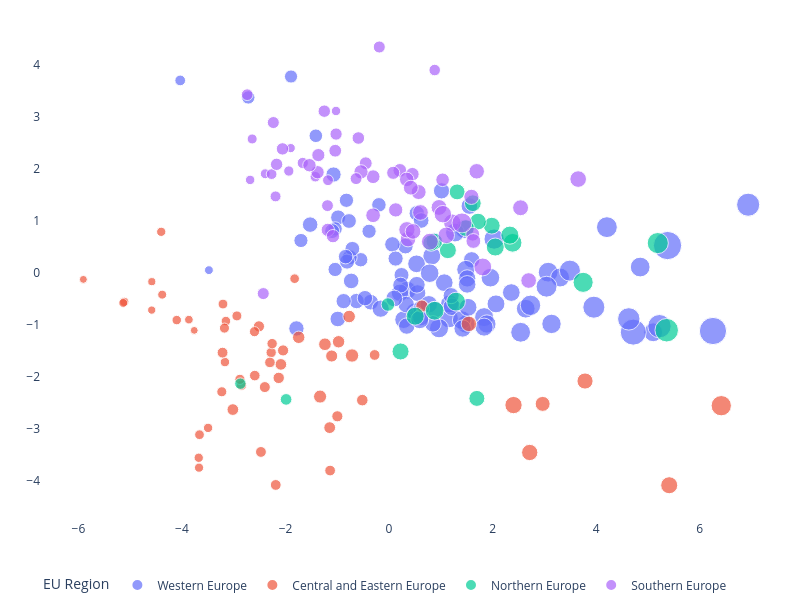

The cell this chart's notebook holds for it:
### Code cell
# Principal Component Analysis
pca = PCA(n_components = 2, random_state=0)
components = pca.fit_transform(X)
total_var = pca.explained_variance_ratio_.sum() * 100

df_pca = df.join(pd.DataFrame(components, index = df.index,
                           columns = ['pc_1', 'pc_2']))
df_pca.reset_index(inplace = True)

fig = px.scatter(df_pca, x = 'pc_1', y = 'pc_2', color=df_pca['EU Region'],
                 width = 800, height = 600, size = 'GDP per Capita',
                 hover_data = ['region_name', 'GDP per Capita'])

fig.update_layout(  margin={"r":1,"t":15,"l":1,"b":1},
                    plot_bgcolor = '#FFFFFF',
                    legend = dict(orientation = 'h', yanchor = 'top'),
                    yaxis_title='', xaxis_title='',
                    title = "")

hovertemplate = '%{customdata[0]}' 
fig.update_traces(hovertemplate=hovertemplate)
fig.show()

### Figure 1 — Plotly figure (JSON) as saved in the notebook; plotly's stock layout.template omitted (floating-point values rounded to 4 significant figures; data arrays with more than 128 entries replaced by an {"elided": "..."} marker saying what was removed)
{"data": [{"customdata": {"elided": "99x2 mixed values"}, "hovertemplate": "%{customdata[0]}", "legendgroup": "Western Europe", "marker": {"color": "#636efa", "size": [82300.0, 60400.0, 41300.0, 48200.0, 55700.0, 51300.0, 68200.0, 31300.0, 37500.0, 31700.0, 34800.0, 67300.0, 54100.0, 45900.0, 53500.0, 74700.0, 49900.0, 54200.0, 47900.0, 55500.0, 50800.0, 48100.0, 54700.0, 37500.0, 58000.0, 84200.0, 64100.0, 43400.0, 46800.0, 37400.0, 55900.0, 48300.0, 36500.0, 45700.0, 50700.0, 51600.0, 41700.0, 46500.0, 42900.0, 41900.0, 38600.0, 47300.0, 41800.0, 39900.0, 35500.0, 42400.0, 36400.0, 41500.0, 36400.0, 47500.0, 104200.0, 114200.0, 66800.0, 34800.0, 34700.0, 31200.0, 33900.0, 35000.0, 32600.0, 30700.0, 37900.0, 37000.0, 30500.0, 36700.0, 35400.0, 36800.0, 31500.0, 34500.0, 32400.0, 37600.0, 33600.0, 42400.0, 40500.0, 36000.0, 27500.0, 28500.0, 17700.0, 26700.0, 12000.0, 123000.0, 53900.0, 43200.0, 41600.0, 50300.0, 49400.0, 46300.0, 77300.0, 50100.0, 60600.0, 49000.0, 37500.0, 43300.0, 60200.0, 49700.0, 48300.0, 53200.0, 63400.0, 55200.0, 54700.0], "sizemode": "area", "sizeref": 307.5, "symbol": "circle"}, "mode": "markers", "name": "Western Europe", "orientation": "v", "showlegend": true, "type": "scatter", "x": [6.936, 3.074, 1.596, 2.362, 3.303, 1.484, 3.493, -1.041, 0.3161, -0.5468, 0.2408, 3.042, 2.64, 1.51, 1.958, 3.956, 0.3512, 1.158, 0.496, 1.837, 1.17, 1.066, 5.102, -0.3536, 3.138, 5.223, 2.732, 0.5495, 0.2113, -0.9901, 0.9655, 0.2813, -0.6265, -0.1617, 1.485, 1.89, 0.3317, 0.7686, 0.8883, 0.6215, 0.224, 1.214, 0.8475, 1.2, -0.8775, 0.5107, -1.789, 0.3415, -0.465, 1.509, 4.717, 6.256, 4.208, -0.761, -0.9832, -0.3856, -0.7082, -0.8111, -0.8384, -1.702, 0.8647, -1.524, -1.039, 0.06442, 0.1267, 0.536, -0.8228, -1.099, -0.1955, 0.6206, -0.7732, 1.551, 1.014, -1.072, -2.718, -1.414, -4.033, -1.893, -3.479, 5.379, 1.405, 0.5369, 0.6129, 1.836, 2.065, 1.421, 4.631, 0.5932, 2.542, 1.526, -0.7312, 0.1006, 4.851, 0.8259, 0.5312, 0.7845, 2.03, 1.458, 1.274], "xaxis": "x", "y": [1.315, 0.01775, 0.2554, -0.3736, -0.0841, 0.06932, 0.04769, 0.07033, 0.5192, 0.2573, -0.03639, -0.2609, -0.6842, -0.1016, -0.08775, -0.6548, -0.3284, -0.8708, -0.7448, -0.8457, -0.592, -0.1837, -1.137, -0.5589, -0.9761, -1.02, -0.6188, -0.3843, -0.3787, -0.8814, -1.06, -0.8948, -0.5364, -0.6835, -0.9797, -0.9777, -0.6038, -0.5982, -0.703, -0.6775, -0.2303, -0.646, -0.9758, -0.4329, -0.538, -0.7872, -1.063, -1.017, -0.4813, -0.2164, -1.134, -1.112, 0.8836, 0.3042, 1.071, 0.8042, 0.467, 0.2216, 0.3168, 0.6269, 0.6257, 0.932, 0.8514, 0.5529, 0.2802, 1.149, 1.4, 0.8077, 1.312, 1.011, 1.002, 1.289, 1.581, 1.895, 3.377, 2.64, 3.703, 3.779, 0.05713, 0.5298, -0.9029, -0.2242, -0.8558, -1.038, -0.591, -1.064, -0.88, -0.8944, -1.137, -0.6572, -0.1501, -0.4872, 0.117, 0.3304, 0.1788, -0.001166, 0.6542, 0.8479, 0.7806], "yaxis": "y"}, {"customdata": [["Северозападен (Severozapaden)", 9800], ["Северен централен (Severen tsentralen)", 10100], ["Североизточен (Severoiztochen)", 11500], ["Югоизточен (Yugoiztochen)", 12500], ["Югозападен (Yugozapaden)", 23500], ["Южен централен (Yuzhen tsentralen)", 9500], ["Praha", 63500], ["Střední Čechy", 26400], ["Jihozápad", 24600], ["Severozápad", 20000], ["Severovýchod", 23800], ["Jihovýchod", 27500], ["Střední Morava", 23700], ["Moravskoslezsko", 22600], ["Panonska Hrvatska", 13900], ["Jadranska Hrvatska", 19200], ["Grad Zagreb", 34500], ["Sjeverna Hrvatska", 17300], ["Budapest", 44700], ["Pest", 17600], ["Közép-Dunántúl", 18000], ["Nyugat-Dunántúl", 18200], ["Dél-Dunántúl", 13500], ["Észak-Magyarország", 13000], ["Észak-Alföld", 13400], ["Dél-Alföld", 14600], ["Małopolskie", 17800], ["Śląskie", 20600], ["Wielkopolskie", 20900], ["Zachodniopomorskie", 16400], ["Lubuskie", 15900], ["Dolnośląskie", 21400], ["Opolskie", 16100], ["Kujawsko-pomorskie", 16000], ["Warmińsko-mazurskie", 14100], ["Pomorskie", 19100], ["Łódzkie", 19000], ["Świętokrzyskie", 14900], ["Lubelskie", 13800], ["Podkarpackie", 14300], ["Podlaskie", 15400], ["Warszawski stołeczny", 40200], ["Mazowiecki regionalny", 18100], ["Nord-Vest", 15600], ["Centru", 15700], ["Nord-Est", 10500], ["Sud-Est", 13000], ["Sud-Muntenia", 12100], ["Bucureşti-Ilfov", 40800], ["Sud-Vest Oltenia", 13300], ["Vest", 17300], ["Vzhodna Slovenija", 24100], ["Zahodna Slovenija", 36900], ["Bratislavský kraj", 46100], ["Západné Slovensko", 21100], ["Stredné Slovensko", 18700], ["Východné Slovensko", 16600]], "hovertemplate": "%{customdata[0]}", "legendgroup": "Central and Eastern Europe", "marker": {"color": "#EF553B", "size": [9800.0, 10100.0, 11500.0, 12500.0, 23500.0, 9500.0, 63500.0, 26400.0, 24600.0, 20000.0, 23800.0, 27500.0, 23700.0, 22600.0, 13900.0, 19200.0, 34500.0, 17300.0, 44700.0, 17600.0, 18000.0, 18200.0, 13500.0, 13000.0, 13400.0, 14600.0, 17800.0, 20600.0, 20900.0, 16400.0, 15900.0, 21400.0, 16100.0, 16000.0, 14100.0, 19100.0, 19000.0, 14900.0, 13800.0, 14300.0, 15400.0, 40200.0, 18100.0, 15600.0, 15700.0, 10500.0, 13000.0, 12100.0, 40800.0, 13300.0, 17300.0, 24100.0, 36900.0, 46100.0, 21100.0, 18700.0, 16600.0], "sizemode": "area", "sizeref": 307.5, "symbol": "circle"}, "mode": "markers", "name": "Central and Eastern Europe", "orientation": "v", "showlegend": true, "type": "scatter", "x": [-5.904, -4.582, -3.866, -4.381, 0.636, -3.762, 6.417, -1.332, -1.238, -2.131, -1.745, -0.7149, -0.9745, -1.108, -4.1, -2.513, 2.967, -2.593, 5.411, -1.138, -2.188, -2.474, -3.495, -3.67, -3.676, -3.661, -0.2781, -0.5167, -2.089, -2.277, -2.599, -1.146, -2.849, -2.88, -3.151, -0.9984, -2.046, -3.207, -3.169, -1.824, -2.938, 3.785, -3.216, -3.23, -3.179, -4.584, -5.114, -5.134, 2.717, -4.4, -2.3, -0.77, 1.542, 2.404, -3.017, -2.399, -2.258], "xaxis": "x", "y": [-0.1204, -0.1639, -0.8939, -0.4135, -0.6326, -1.1, -2.548, -2.372, -1.367, -2.013, -1.234, -1.583, -1.319, -1.593, -0.9026, -1.023, -2.513, -1.969, -4.076, -3.794, -4.071, -3.437, -2.975, -3.739, -3.549, -3.105, -1.573, -2.441, -1.754, -1.525, -1.125, -2.969, -2.154, -2.042, -0.9215, -2.752, -1.486, -0.5947, -1.709, -0.107, -0.8224, -2.074, -1.528, -2.281, -1.057, -0.7105, -0.5516, -0.573, -3.447, 0.7939, -1.716, -0.8339, -0.9757, -2.536, -2.622, -2.19, -1.355], "yaxis": "y"}, {"customdata": [["Hovedstaden", 85000], ["Sjælland", 44600], ["Syddanmark", 54500], ["Midtjylland", 54600], ["Nordjylland", 50000], ["Eesti", 28100], ["Latvija", 21000], ["Sostinės regionas", 39400], ["Vidurio ir vakarų Lietuvos regionas ", 20100], ["Länsi-Suomi", 44400], ["Helsinki-Uusimaa", 62200], ["Etelä-Suomi", 42200], ["Pohjois- ja Itä-Suomi", 41500], ["Åland", 53800], ["Stockholm", 68700], ["Östra Mellansverige", 43600], ["Småland med öarna", 43100], ["Sydsverige", 42700], ["Västsverige", 50300], ["Norra Mellansverige", 38700], ["Mellersta Norrland", 43300], ["Övre Norrland", 49800]], "hovertemplate": "%{customdata[0]}", "legendgroup": "Northern Europe", "marker": {"color": "#00cc96", "size": [85000.0, 44600.0, 54500.0, 54600.0, 50000.0, 28100.0, 21000.0, 39400.0, 20100.0, 44400.0, 62200.0, 42200.0, 41500.0, 53800.0, 68700.0, 43600.0, 43100.0, 42700.0, 50300.0, 38700.0, 43300.0, 49800.0], "sizemode": "area", "sizeref": 307.5, "symbol": "circle"}, "mode": "markers", "name": "Northern Europe", "orientation": "v", "showlegend": true, "type": "scatter", "x": [5.363, 0.2223, 0.8814, 1.294, 0.505, -0.02079, -1.988, 1.696, -2.871, 1.137, 3.749, 0.8761, 0.8109, 2.387, 5.19, 1.985, 1.619, 1.718, 2.334, 1.315, 1.486, 2.052], "xaxis": "x", "y": [-1.097, -1.506, -0.7227, -0.5479, -0.8283, -0.6037, -2.427, -2.408, -2.124, 0.441, -0.1772, 0.6058, 0.5783, 0.5826, 0.5775, 0.9117, 1.343, 0.991, 0.73, 1.561, 0.865, 0.5016], "yaxis": "y"}, {"customdata": [["Aττική (Attiki)", 29700], ["Βόρειο Αιγαίο (Voreio Aigaio)", 13100], ["Νότιο Αιγαίο (Notio Aigaio)", 21600], ["Κρήτη (Kriti)", 18300], ["Aνατολική Μακεδονία, Θράκη (Anatoliki Makedonia, Thraki)", 13800], ["Κεντρική Μακεδονία (Kentriki Makedonia)", 17000], ["Δυτική Μακεδονία (Dytiki Makedonia)", 15500], ["Ήπειρος (Ipeiros)", 13800], ["Θεσσαλία (Thessalia)", 16300], ["Ιόνια Νησιά (Ionia Nisia)", 19500], ["Δυτική Ελλάδα (Dytiki Ellada)", 15200], ["Στερεά Ελλάδα (Sterea Ellada)", 18500], ["Πελοπόννησος (Peloponnisos)", 17800], ["Galicia", 28700], ["Principado de Asturias", 28100], ["Cantabria", 28400], ["País Vasco", 39000], ["Comunidad Foral de Navarra", 37000], ["La Rioja", 32400], ["Aragón", 34700], ["Comunidad de Madrid", 42600], ["Castilla y León", 29300], ["Castilla-La Mancha", 25100], ["Extremadura", 23900], ["Cataluña", 35600], ["Comunitat Valenciana ", 26500], ["Illes Balears", 34000], ["Andalucía", 23200], ["Región de Murcia", 25500], ["Ciudad de Ceuta", 22400], ["Ciudad de Melilla", 20500], ["Canarias", 24300], ["Piemonte", 37400], ["Valle d’Aosta/Vallée d’Aoste", 47200], ["Liguria", 38800], ["Lombardia", 49100], ["Abruzzo", 31100], ["Molise", 27200], ["Campania", 23700], ["Puglia", 23600], ["Basilicata", 27700], ["Calabria", 21200], ["Sicilia", 22300], ["Sardegna", 26600], ["Provincia Autonoma di Bolzano/Bozen", 61500], ["Provincia Autonoma di Trento", 46800], ["Veneto", 40700], ["Friuli-Venezia Giulia", 37700], ["Emilia-Romagna", 43700], ["Toscana", 38100], ["Umbria", 31400], ["Marche", 33300], ["Lazio", 42200], ["Κύπρος (Kypros)", 33900], ["Malta", 37700], ["Norte", 21900], ["Algarve", 27500], ["Região Autónoma dos Açores", 22300], ["Região Autónoma da Madeira", 27300]], "hovertemplate": "%{customdata[0]}", "legendgroup": "Southern Europe", "marker": {"color": "#ab63fa", "size": [29700.0, 13100.0, 21600.0, 18300.0, 13800.0, 17000.0, 15500.0, 13800.0, 16300.0, 19500.0, 15200.0, 18500.0, 17800.0, 28700.0, 28100.0, 28400.0, 39000.0, 37000.0, 32400.0, 34700.0, 42600.0, 29300.0, 25100.0, 23900.0, 35600.0, 26500.0, 34000.0, 23200.0, 25500.0, 22400.0, 20500.0, 24300.0, 37400.0, 47200.0, 38800.0, 49100.0, 31100.0, 27200.0, 23700.0, 23600.0, 27700.0, 21200.0, 22300.0, 26600.0, 61500.0, 46800.0, 40700.0, 37700.0, 43700.0, 38100.0, 31400.0, 33300.0, 42200.0, 33900.0, 37700.0, 21900.0, 27500.0, 22300.0, 27300.0], "sizemode": "area", "sizeref": 307.5, "symbol": "circle"}, "mode": "markers", "name": "Southern Europe", "orientation": "v", "showlegend": true, "type": "scatter", "x": [1.616, -1.899, -1.189, -1.179, -2.683, -1.424, -2.644, -1.024, -1.936, -1.666, -2.39, -2.192, -2.268, 0.208, 0.4514, 1.034, 2.541, 1.693, 0.3413, 0.5721, 3.653, -0.3072, -1.039, -1.251, 1.591, 0.08012, 0.421, -1.023, -0.4497, -0.1881, 0.882, -0.5928, 0.3672, 1.222, 0.9651, 1.81, -0.541, -1.38, -2.058, -2.172, -1.537, -2.74, -2.235, -1.365, 1.408, 1.04, 0.3454, 0.4637, 0.7882, 0.6069, 0.1287, -0.3079, 1.105, 1.629, 2.696, -0.6365, -1.182, -2.429, -1.083], "xaxis": "x", "y": [0.7479, 2.403, 1.297, 1.786, 1.791, 1.853, 2.578, 3.116, 1.962, 2.117, 1.909, 1.475, 1.903, 1.975, 1.902, 1.794, 1.256, 1.957, 1.801, 1.558, 1.807, 1.853, 2.352, 3.112, 1.465, 1.927, 1.642, 2.673, 2.111, 4.346, 3.903, 2.596, 0.6543, 0.9686, 1.262, 0.1182, 1.947, 1.94, 2.387, 2.091, 2.074, 3.429, 2.894, 2.269, 0.9647, 1.133, 0.8339, 0.8017, 0.6045, 1.166, 1.215, 1.112, 0.7261, 0.6174, -0.1424, 1.816, 0.8308, -0.3933, 0.7103], "yaxis": "y"}], "layout": {"height": 600, "legend": {"itemsizing": "constant", "orientation": "h", "title": {"text": "EU Region"}, "tracegroupgap": 0, "yanchor": "top"}, "margin": {"b": 1, "l": 1, "r": 1, "t": 15}, "plot_bgcolor": "#FFFFFF", "title": {"text": ""}, "width": 800, "xaxis": {"anchor": "y", "domain": [0, 1], "title": {"text": ""}}, "yaxis": {"anchor": "x", "domain": [0, 1], "title": {"text": ""}}}}
